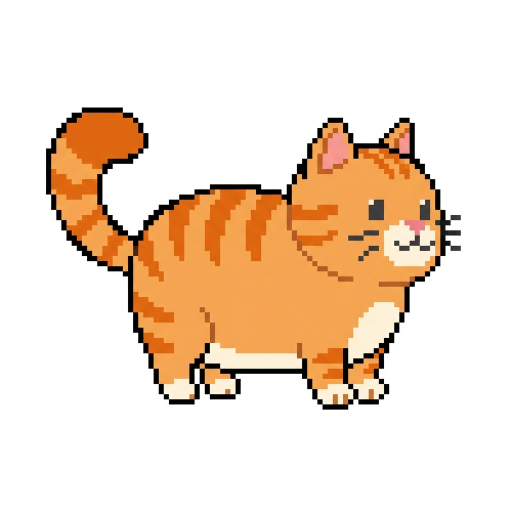
#> input picture cat.png, 1024 x 1024 px, given in place of pixel_monk_spritesheet_1776309460374.png, which was not available (shown at 1/2 size)
$ python fix_sprite.py
#> lines starting #> are read from the running program, lines starting #| are printed output that depends on the picture; after the words box and inside, x2 and y2 are one past the last pixel; in counts of white or black regions, pixels touching at a corner belong together; pictures that were not available may be replaced by others from this repository, and a replacement may not be noted
import os
from PIL import Image
import numpy as np

img_path = r"C:\Users\Kent\.gemini\antigravity\brain\072a3b75-c43c-4b8d-9bef-f0396b7cafdf\pixel_monk_spritesheet_1776309460374.png"
img = Image.open(img_path).convert("RGBA")
arr = np.array(img)

is_background = np.all(arr[:, :, :3] > 230, axis=2)
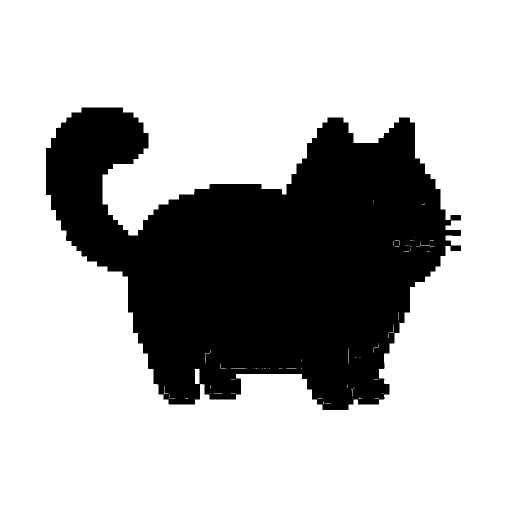
#> is_background: shape (1024, 1024) bool (shown at 1/2 size); 71.7% white; 1 black region, box (x1, y1, x2, y2) and area: (92, 215, 922, 820) 296967
non_bg_rows = np.any(~is_background, axis=1)
non_bg_cols = np.any(~is_background, axis=0)

row_indices = np.where(non_bg_rows)[0]
#> row_indices = 605 values from 215 to 819
col_indices = np.where(non_bg_cols)[0]
#> col_indices = 830 values from 92 to 921

min_y, max_y = row_indices[0], row_indices[-1]
#> min_y = 215; max_y = 819
min_x, max_x = col_indices[0], col_indices[-1]
#> min_x = 92; max_x = 921

# Crop out the main content
cropped_arr = arr[min_y:max_y+1, min_x:max_x+1]
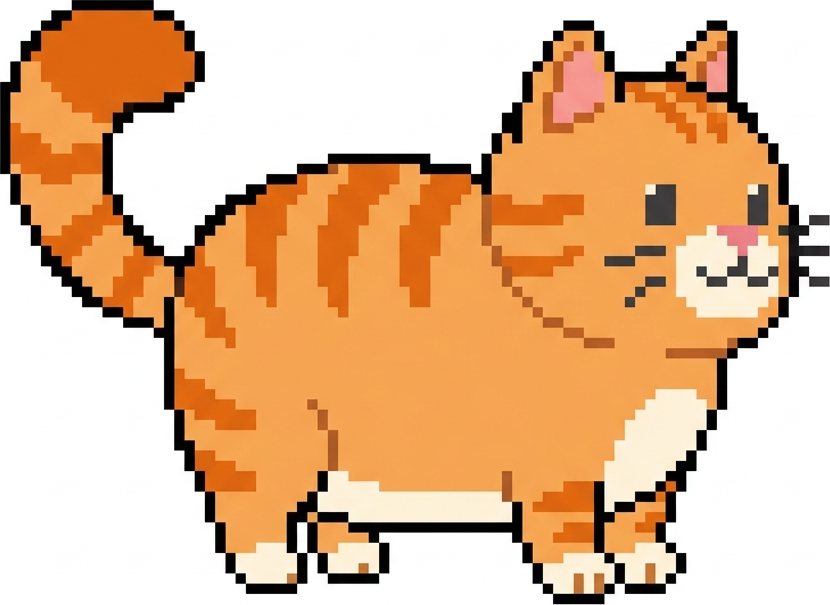
#> cropped_arr: shape (605, 830, 4); mean R, G, B, A 226.8, 185.6, 147.7, 255
cropped_is_bg = np.all(cropped_arr[:, :, :3] > 230, axis=2)
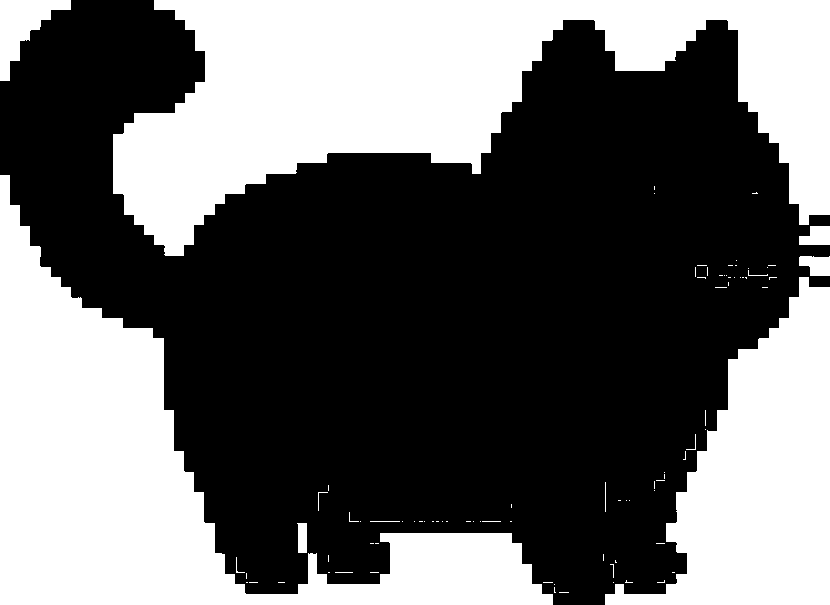
#> cropped_is_bg: shape (605, 830) bool; 40.9% white; 88 white regions (75 under 20 px), largest, box (x1, y1, x2, y2) and area: (113, 0, 830, 256) 89129, (0, 175, 553, 605) 73581, (605, 277, 830, 605) 38106

# Check if stacked vertically or horizontally by finding empty gaps
# Let's project sum of non-bg pixels
row_sum = np.sum(~cropped_is_bg, axis=1)
#> row_sum = 605 values, max 780 at index 245, min 52 at index 594, mean 490.9
col_sum = np.sum(~cropped_is_bg, axis=0)
#> col_sum = 830 values, max 585 at index 569, min 33 at index 800, mean 357.8

# Find gap in rows and cols (where sum == 0)
gap_rows = np.where(row_sum == 0)[0]
#> gap_rows = empty array
gap_cols = np.where(col_sum == 0)[0]
#> gap_cols = empty array

out_path = "f:\\AntiGravity\\Slideshow\\fixed_monk.png"

# Assuming we either find a gap or just split in half based on aspect ratio
height, width = cropped_arr.shape[:2]
#> height = 605; width = 830

if height > width * 1.5:
    # Stacked vertically! Split at height // 2
    f1 = cropped_arr[:height//2, :]
    f2 = cropped_arr[height//2:, :]
    # Make them same size
    h1 = f1.shape[0]
    h2 = f2.shape[0]
    max_h = max(h1, h2)
    new_img = Image.new('RGBA', (width * 2, max_h), (255, 255, 255, 255))
    new_img.paste(Image.fromarray(f1), (0, 0))
    new_img.paste(Image.fromarray(f2), (width, 0))
    new_img.save(out_path)
    print("Vertical stack merged to horizontal. Saved to", out_path)
elif width > height * 1.5:
    # Stacked horizontally, just save cropped
    f1 = cropped_arr[:, :width//2]
    f2 = cropped_arr[:, width//2:]
    Image.fromarray(cropped_arr).save(out_path)
    print("Horizontal stack. Saved to", out_path)
else:
    # Just in case, assume it's just fine or needs 50/50 split
    if height > width:
        f1 = cropped_arr[:height//2, :]
        f2 = cropped_arr[height//2:, :]
        new_img = Image.new('RGBA', (width * 2, height//2), (255, 255, 255, 255))
        new_img.paste(Image.fromarray(f1), (0, 0))
        new_img.paste(Image.fromarray(f2), (width, 0))
        new_img.save(out_path)
        print("Fallback verical merge.", out_path)
    else:
        Image.fromarray(cropped_arr).save(out_path)
        print("Fallback save", out_path)

$ run again, on merged_monk.png
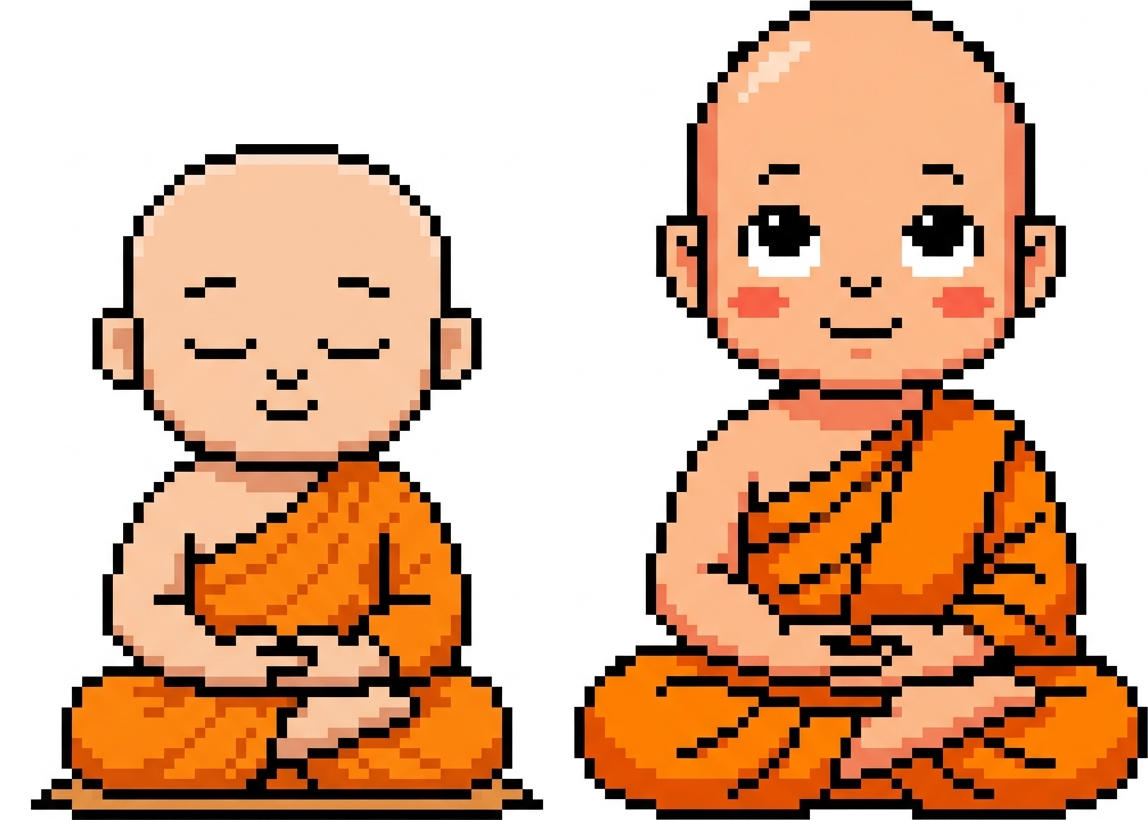
#> input picture merged_monk.png, 1148 x 820 px, given in place of pixel_monk_spritesheet_1776309460374.png, which was not available
#> img is the input picture: PIL image 1148x820 RGBA; mean R, G, B, A 219, 178.7, 149.8, 255
#> `is_background = np.all(arr[:, :, :3] > 230, axis=2)`:
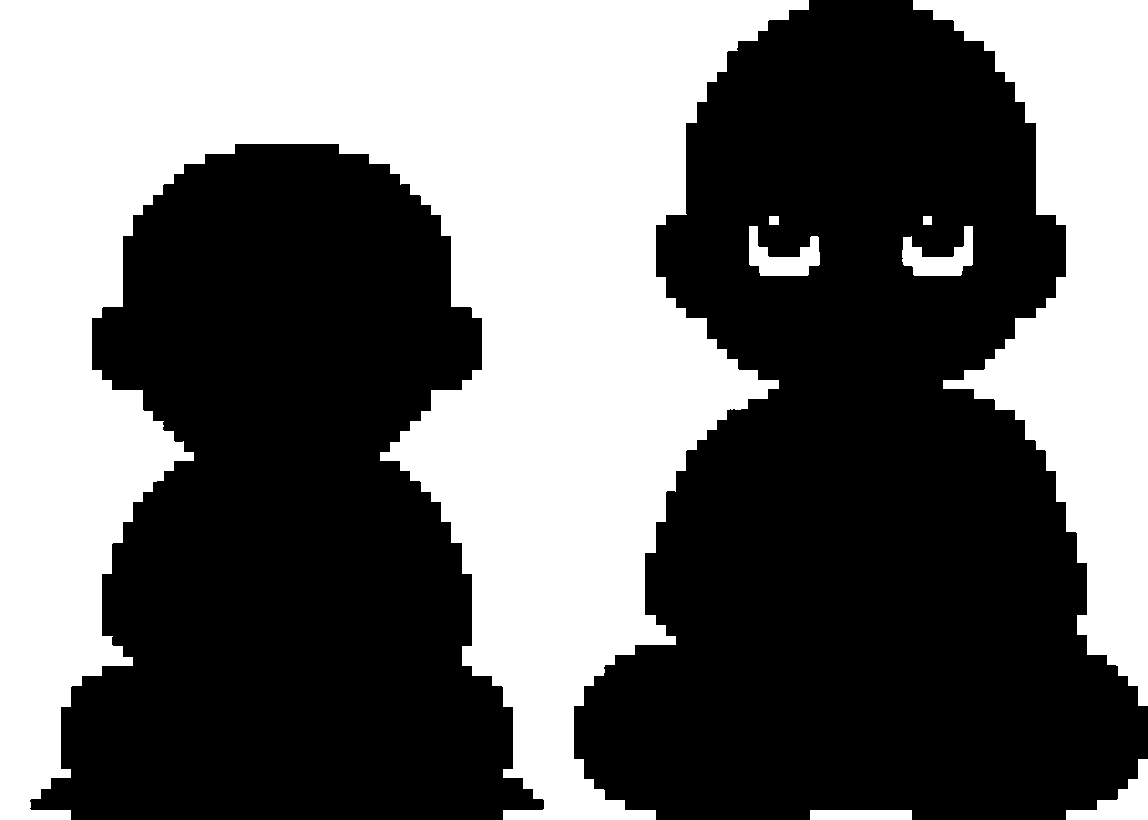
#> is_background: shape (820, 1148) bool; 42.9% white; 8 white regions, largest, box (x1, y1, x2, y2) and area: (0, 0, 809, 820) 321100, (913, 0, 1148, 706) 75739, (1066, 759, 1148, 820) 2061
#> row_indices = 820 values from 0 to 819
#> col_indices = 1088 values from 30 to 1147
#> min_y = 0; max_y = 819
#> min_x = 30; max_x = 1147
#> `cropped_is_bg = np.all(cropped_arr[:, :, :3] > 230, axis=2)`:
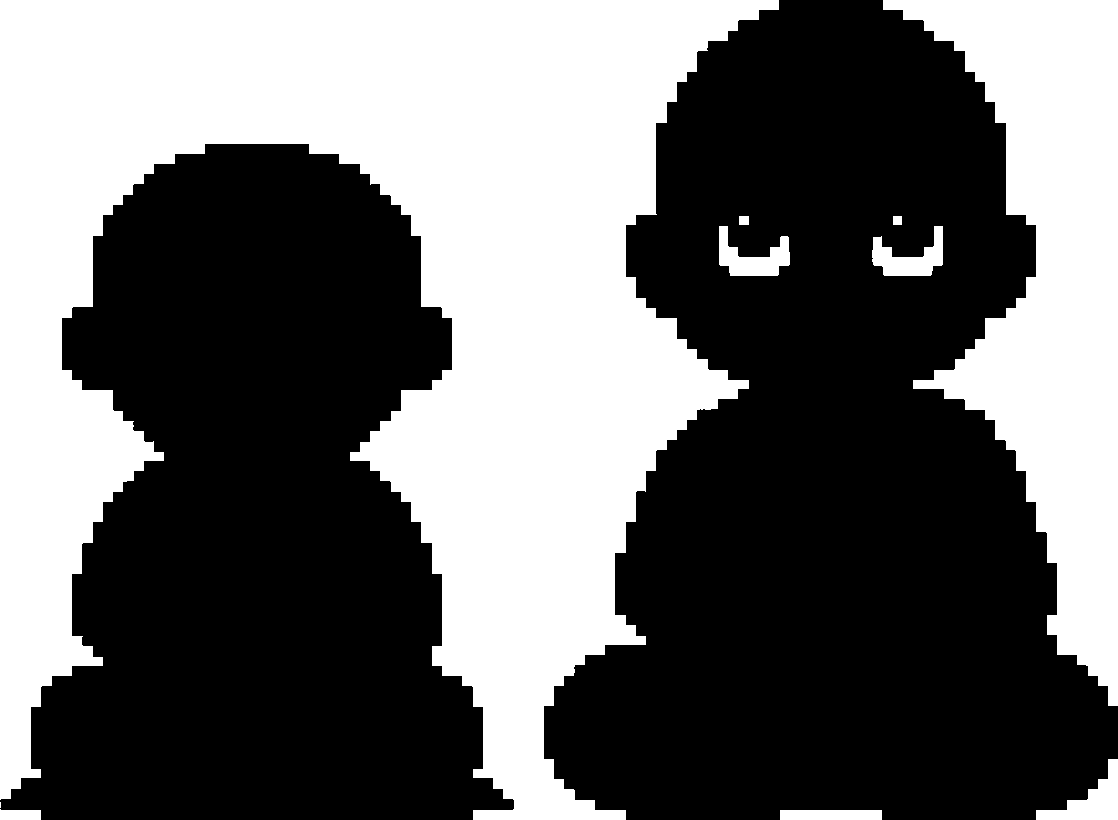
#> cropped_is_bg: shape (820, 1118) bool; 41.4% white; 10 white regions (1 under 20 px), largest, box (x1, y1, x2, y2) and area: (0, 0, 779, 820) 296083, (883, 0, 1118, 706) 75739, (1036, 759, 1118, 820) 2061
#> row_sum = 820 values, max 1026 at index 707, min 104 at index 0, mean 655.7
#> col_sum = 1118 values, max 810 at index 790, min 0 at index 514, mean 480.9
#> gap_rows = empty array
#> gap_cols = 30 values from 514 to 543
